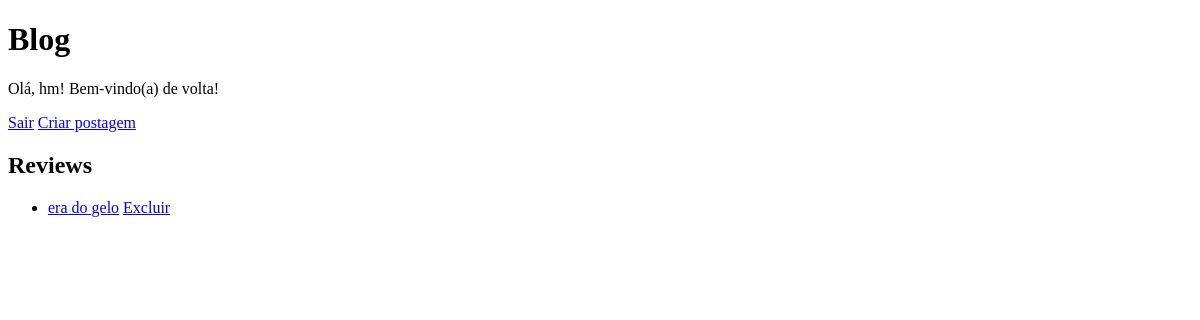
The page / (signed in) on the database as committed earlier.
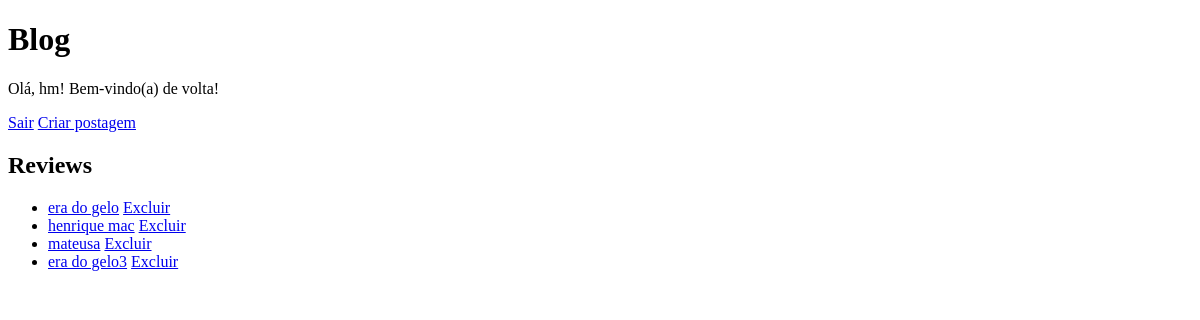
The same page on the database as committed later.
### ReelTalk/blog/app.py (models this page shows)
class Postagem(db.Model):
    __tablename__ = "postagens"
    id = db.Column(db.Integer, primary_key=True, autoincrement=True)
    titulo = db.Column(db.String(200), nullable=False)
    review = db.Column(db.String, nullable=False)
    nota = db.Column(db.Integer, nullable=False)
    usuario_id = db.Column(db.Integer, db.ForeignKey('usuarios.id'))
    usuario = db.relationship("Usuario", back_populates="postagens")
    comentarios = db.relationship("Comentario", back_populates="postagem")

### ReelTalk/blog/app.py (the view)
@app.route('/')
def index():
    postagens = Postagem.query.all()
    return render_template('index.html', postagens=postagens)

### ReelTalk/blog/templates/index.html (shortened to what this page needs)
<!DOCTYPE html>
<html lang="pt-BR">
<head>
</head>
<body>
    <h1>Blog</h1>
    {% if 'usuario_id' in session %}
        <p>Olá, {{ session['nome_usuario'] }}! Bem-vindo(a) de volta!</p>
        <a href="{{ url_for('logout') }}">Sair</a>
        <a href="{{ url_for('criar_postagem') }}">Criar postagem</a>
    {% else %}
        <a href="{{ url_for('login') }}">Conectar</a>
        <a href="{{ url_for('cadastro') }}">Registrar</a>
    {% endif %}
    <h2>Reviews</h2>
    <ul>
        {% for postagem in postagens %}
            <li>
                <a href="{{ url_for('detalhe_postagem', postagem_id=postagem['id']) }}">{{ postagem['titulo'] }}</a>
                {% if postagem['usuario_id'] == session['usuario_id'] or session['eh_administrador'] %}
                    <a href="{{ url_for('excluir_postagem', postagem_id=postagem['id']) }}">Excluir</a>
                {% endif %}
            </li>
        {% endfor %}
    </ul>
</body>
</html>

Rows that differ between the two databases and show on the page:
added Postagem: titulo "henrique mac"
added Postagem: titulo "mateusa"
added Postagem: titulo "era do gelo3"
